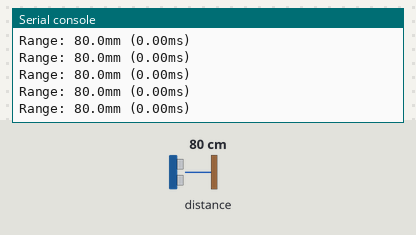
A program run on a simulated CircuitPython board. On the bench: the last lines printed to the serial console. Inputs (shaded band) come from the test bench; at power-on: distance to the obstacle 80 cm. The clock reads 2024-03-15 10:24:30 at power-on unless the program sets it.

Above: at 1.2 s.
1.3 s: distance to the obstacle set to 2 cm
At 2.3 s:
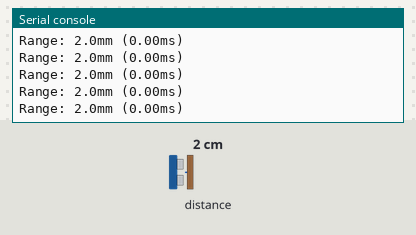
2.8 s: distance to the obstacle set to 4 cm
At 3.5 s:
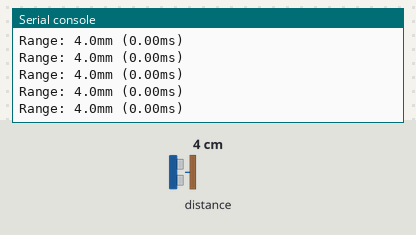
Timing chart, 0 to 5.8 s (numbered marks = the images above; inputs shaded):
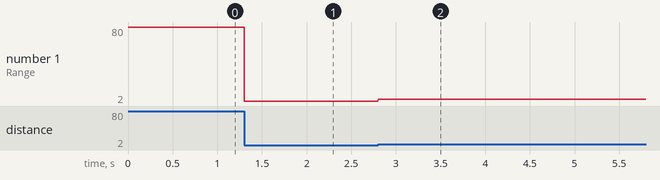

Measured:
- after the input at 1.3 s, the serial console: prints a new line at once (image 1)
- after the input at 2.8 s, the serial console: prints a new line at once (image 2)
- plotted number 1: 80 → 2 after the input at 1.3 s, 2 → 4 after the input at 2.8 s

The program:

vl53l0x.py
```python
'''
Install following Python library
sudo pip3 install adafruit-circuitpython-vl53l0x

See below Link
https://learn.adafruit.com/adafruit-vl53l0x-micro-lidar-distance-sensor-breakout/python-circuitpython

'''

import time

import board
import busio

import adafruit_vl53l0x

# Initialize I2C bus and sensor.
i2c = busio.I2C(board.SCL, board.SDA)
vl53 = adafruit_vl53l0x.VL53L0X(i2c)

# Optionally adjust the measurement timing budget to change speed and accuracy.
# See the example here for more details:
#   https://github.com/pololu/vl53l0x-arduino/blob/master/examples/Single/Single.ino
# For example a higher speed but less accurate timing budget of 20ms:
# vl53.measurement_timing_budget = 20000
# Or a slower but more accurate timing budget of 200ms:
vl53.measurement_timing_budget = 200000
# The default timing budget is 33ms, a good compromise of speed and accuracy.

# You will see the benefit of continous mode if you set the measurement timing
# budget very high, while your program doing something else. When your program done
# with something else, and the sensor already calculated the distance, the result
# will return instantly, instead of waiting the sensor measuring first.

# Main loop will read the range and print it every second.
with vl53.continuous_mode():
    while True:
        # try to adjust the sleep time (simulating program doing something else)
        # and see how fast the sensor returns the range
        #time.sleep(0.1)

        curTime = time.time()
        print("Range: {0}mm ({1:.2f}ms)".format(vl53.range * 0.1, time.time() - curTime))
```
